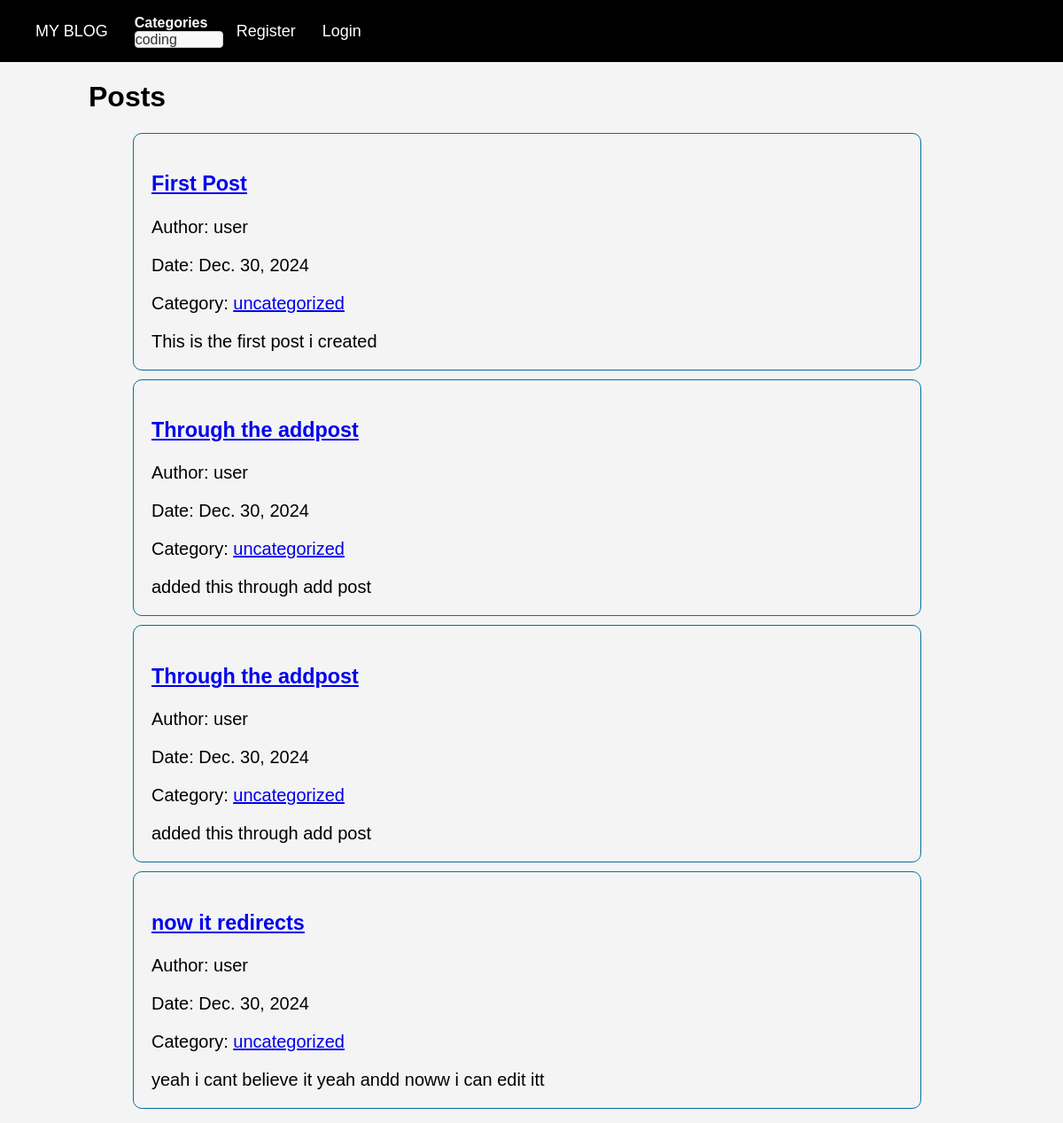
The app's page /, older data.
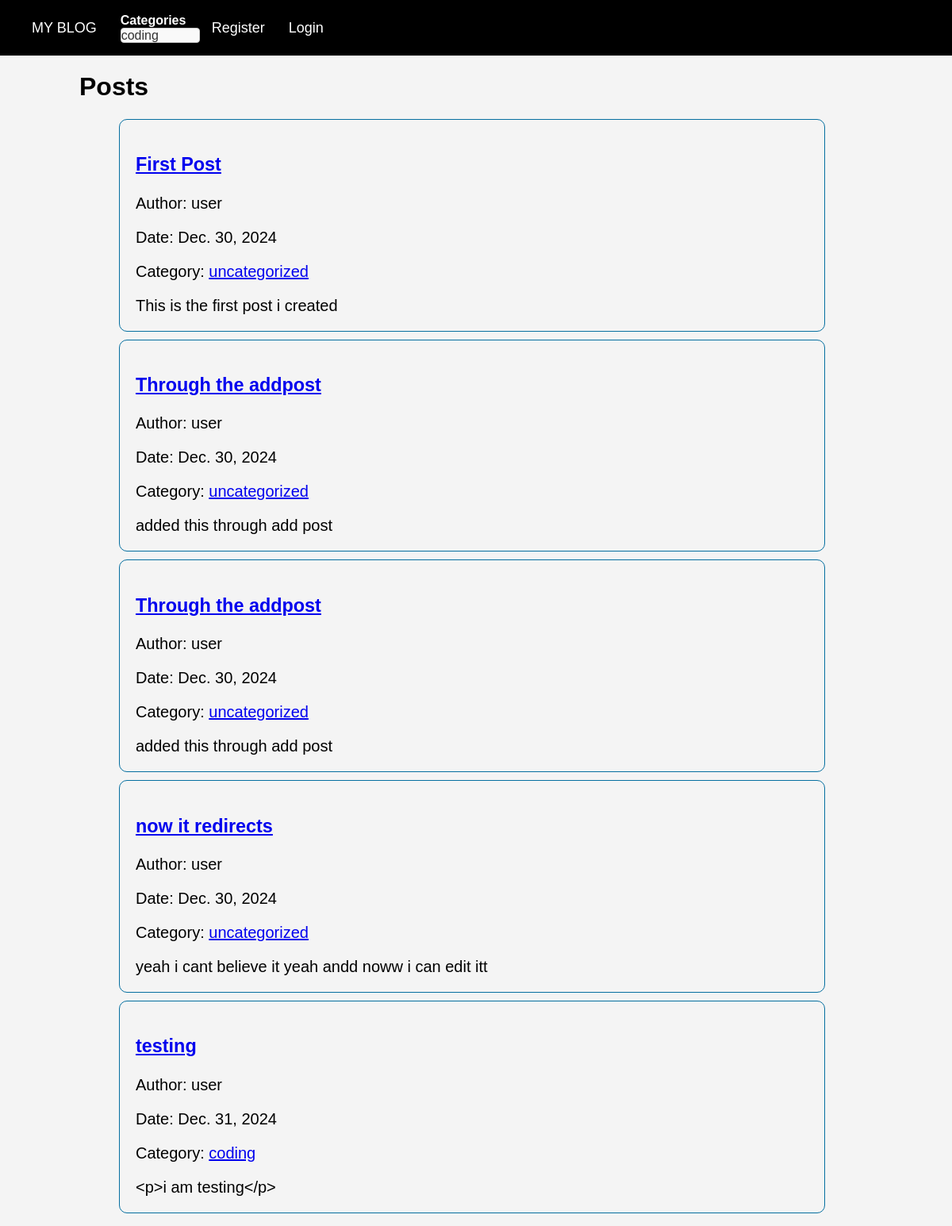
The same page, newer data.
### newblog/models.py (models this page shows, shortened)
class Post(models.Model):
    title = models.CharField(max_length=200)
    header_image=models.ImageField(null=True,blank=True,upload_to="images/")
    author = models.ForeignKey(User, on_delete=models.CASCADE)
    body = RichTextField(blank=True,null=True)
    post_date = models.DateField(auto_now_add=True)
    category = models.CharField(max_length=200, default="uncategorized")
    likes = models.ManyToManyField(User,related_name='blog_post')

### newblog/views.py (the view)
# urls.py: 2. Add a URL to urlpatterns:  path('', views.home, name='home')
class home(ListView):
    def get_context_data(self, **kwargs):
        context = super().get_context_data(**kwargs)
        context['cat_menu'] = Category.objects.all()
        return context
    model = Post
    template_name = 'home.html'

### newblog/models.py (called while the page is built)
    def __str__(self):
        return self.name

### newblog/templates/home.html (shortened to what this page needs)
{% extends 'base.html' %}
{% block content %}
<h1> Posts</h1>
<ul>
{% for post in object_list %}
<li>
    <h3><a href="{% url 'article-detail' post.pk %}">{{ post.title }}</a></h3>
    <p>Author: {{ post.author }}</p>
    <p>Date: {{ post.post_date }}</p>
    <p>Category: <a href="{% url 'category' post.category|slugify %}">{{ post.category }}</a></p>
    {{ post.body|slice:":200" }}</li>
{% endfor %}
</ul>
{% endblock %}

### newblog/templates/base.html (shortened to what this page needs)
{% load static %}
<!doctype html>
<html lang="en">
<head>
  <link rel="stylesheet" href="{% static 'css/style.css' %}">
</head>
<body>
  <nav>
    <div>
      <ul>
        <li><a href="{% url 'home' %}">MY BLOG</a></li>
        {% if cat_menu and cat_menu|length > 0 %}
        <li>
          <label for="category-select">Categories</label>
          <select id="category-select" name="categories">
            {% for item in cat_menu %}
            <option value="{% url 'category' item|slugify %}">{{ item }}</option>
            {% endfor %}
          </select>
        </li>
        {% endif %}
        {% if user.is_authenticated %}
        <li><a href="{% url 'add_post' %}">Add Posts</a></li>
        <li><a href="{% url 'add_category' %}">Add Category</a></li>
        <li><a href="{% url 'edit_profile' %}">Edit Profile</a></li>
        <li>
          <form action="{% url 'logout' %}" method="post" style="display: inline;">
            {% csrf_token %}
            <button type="submit">Logout</button>
          </form>
        </li>
        {% else %}
        <li><a href="{% url 'register' %}">Register</a></li>
        <li><a href="{% url 'login' %}">Login</a></li>
        {% endif %}
      </ul>
    </div>
  </nav>
  <div class="postcont">
    {% block content %}
    {% endblock %}
  </div>
</body>
</html>

### static/css/style.css (style rules this page uses)
body { font-family: Arial, sans-serif; margin: 0; padding: 0; background-color: #f4f4f4; color: #000000; }
nav { background-color: #000000; color: white; height: 70px; display: flex; align-items: center; box-sizing: border-box; width: 100%; }
nav a { color: white; text-decoration: none; font-size: 18px; margin-right: 15px; }
nav ul { list-style-type: none; display: flex; align-items: center; justify-content: flex-end; }
nav li { margin-right: 15px; }
nav label { font-weight: bold; margin-right: 10px; }
nav select { display: block; font-size: 16px; color: #333; background-color: #f9f9f9; border: 1px solid #ccc; border-radius: 4px; appearance: none; }
.postcont { padding-left: 100px; }
.postcont ul { list-style: none; }
.postcont li { height: auto; width: 80%; border: 0.5px solid rgb(5, 111, 160); padding: 20px; margin: 10px; font-size: 20px; border-radius: 10px; }

Row changes from the older to the newer data that the page shows:
added Post: title "testing", author "user", post_date "Dec. 31, 2024", category "coding", body "<p>i am testing</p>"
